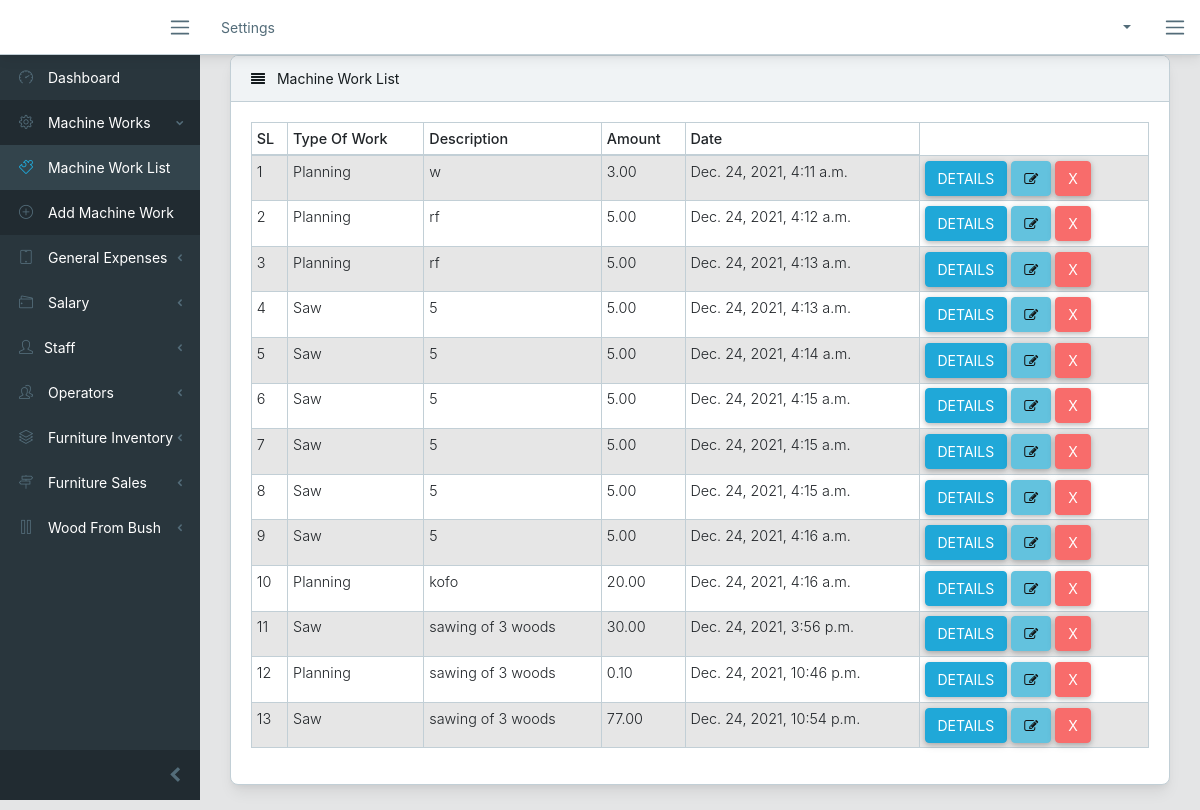
The app's page /machinework/list/ (signed in), older data.
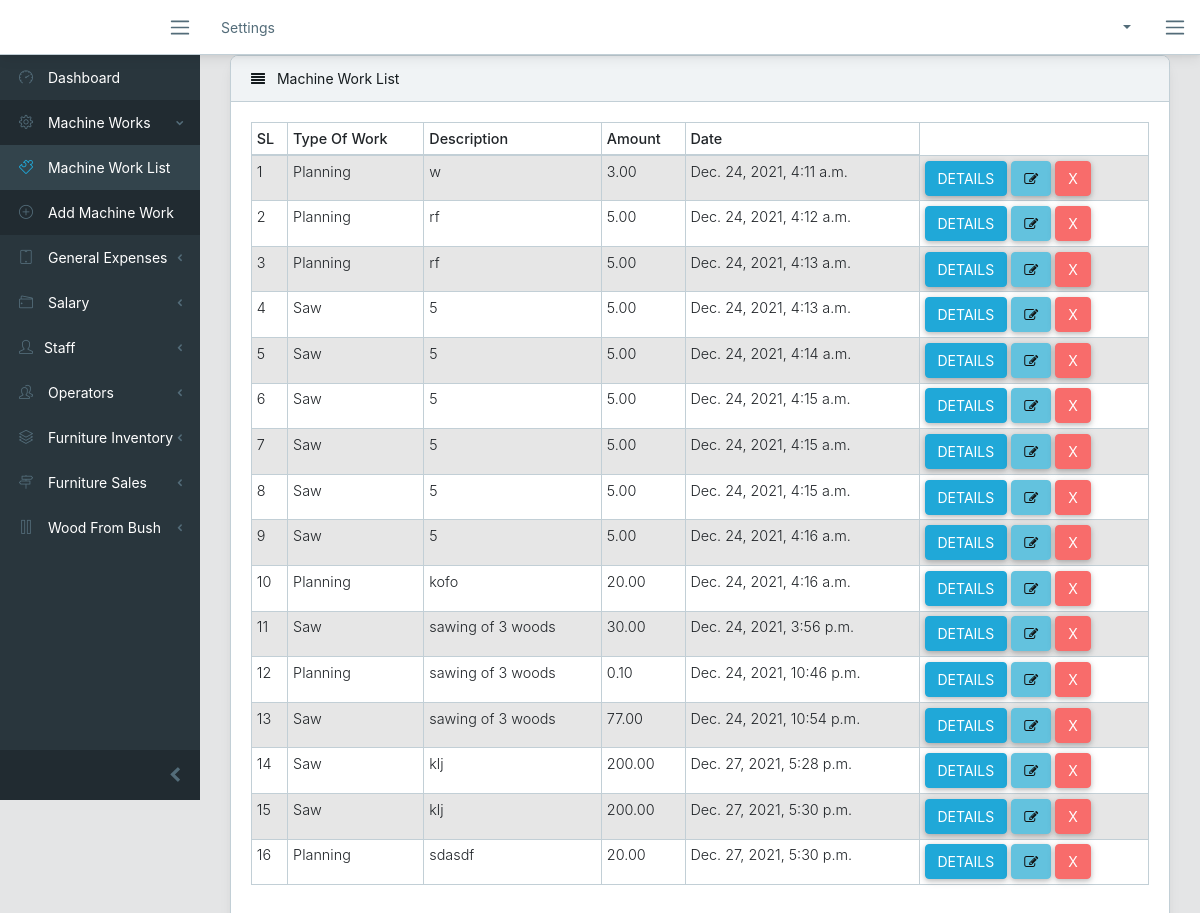
The same page, newer data.
### services/models.py (models this page shows, shortened)
class MachineWork (models.Model):
    machine_work_type = models.CharField(choices=MACHINE_WORK_CHOICES, max_length=30)
    description = models.CharField(max_length=200)
    amount = models.DecimalField(decimal_places=2, max_digits=9)
    date_recorded = models.DateTimeField(auto_now_add= True)

### services/views.py (the view)
# urls.py: path('machinework/list/', views.machine_work_list, name="machine_work_list"),
@login_required
def machine_work_list(request):
    machine_works = MachineWork.objects.all()
    paginator = Paginator(machine_works, 20)
    page = request.GET.get('page')
    paged_machine_work = paginator.get_page(page)
    context = {
        "machine_works": paged_machine_work
    }
    return render(request, "lists/machine_work_list.html", context)

### templates/lists/machine_work_list.html (shortened to what this page needs)
{% extends "base.html" %}
{% block content %}
<div class="row">
    <div class="col-lg-12">
        <div class="card">
            <div class="card-header">
                <i class="fa fa-align-justify"></i> Machine Work List</div>
            <div class="card-body">
                <table class="table table-responsive-sm table-bordered table-striped table-sm">
                    <thead>
                        <tr>
                            <th>SL</th>
                            <th>Type Of Work</th>
                            <th>Description</th>
                            <th>Amount</th>
                            <th>Date</th>
                        </tr>
                    </thead>
                    <tbody>
                        {% for machine_work in machine_works %}
                            <tr>
                                <td>{{ forloop.counter }}</td>
                                <td>{{ machine_work.machine_work_type }}</td>
                                <td>{{ machine_work.description }}</td>
                                <td>{{ machine_work.amount }}</td>
                                <td>{{ machine_work.date_recorded}}</td>
                                <td>
                                    <a href="">
                                        <button type="button" class="btn btn-primary">Details</button>
                                    </a>
                                    <a href="">
                                        <button type="button" class="btn btn-info"><i class="fa fa-edit"></i></button>
                                    </a>
                                    <a href="">
                                        <button type="button" class="btn btn-danger">X</button>
                                    </a>
                                </td>
                            </tr>
                        {% endfor %}
                    </tbody>
                </table>
            </div>
        </div>
    </div>
</div>
{% endblock %}

Row changes from the older to the newer data that the page shows:
added MachineWork: machine_work_type "Saw", description "klj", amount "200.00", date_recorded "Dec. 27, 2021, 5:28 p.m."
added MachineWork: machine_work_type "Saw", description "klj", amount "200.00", date_recorded "Dec. 27, 2021, 5:30 p.m."
added MachineWork: machine_work_type "Planning", description "sdasdf", amount "20.00", date_recorded "Dec. 27, 2021, 5:30 p.m."
